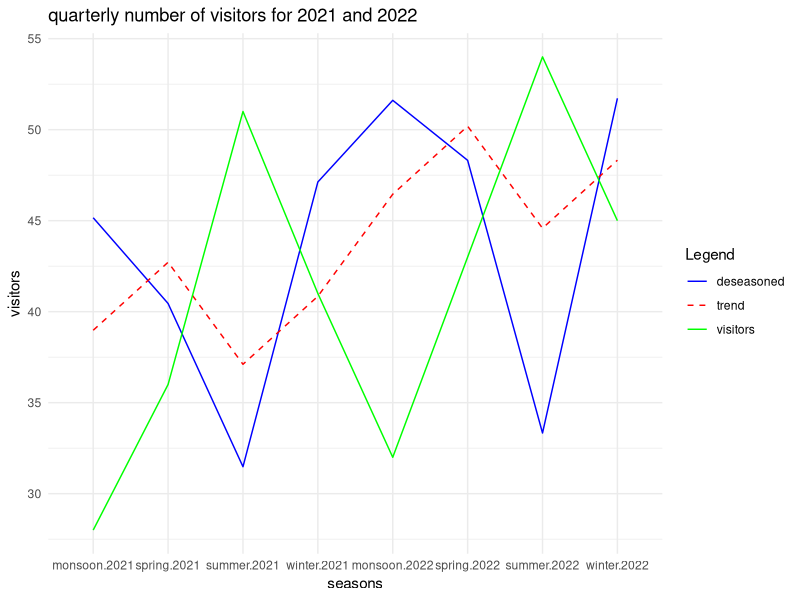
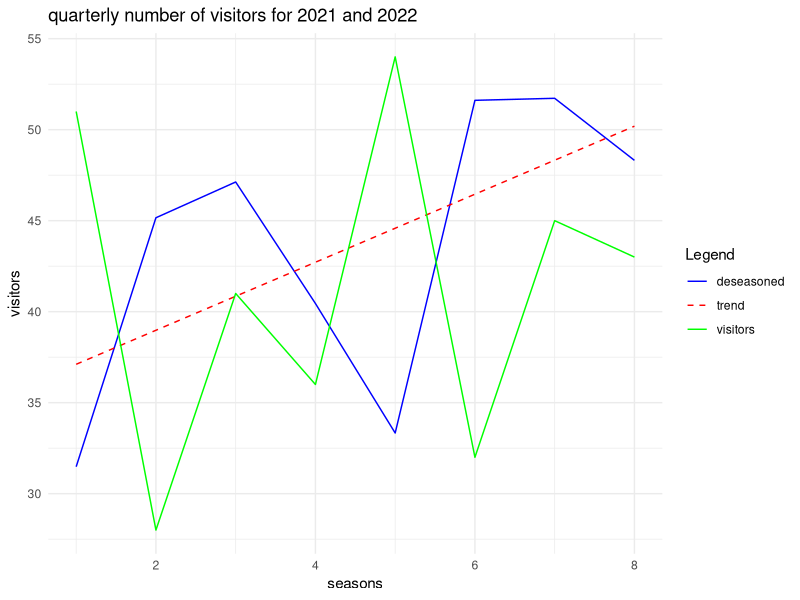
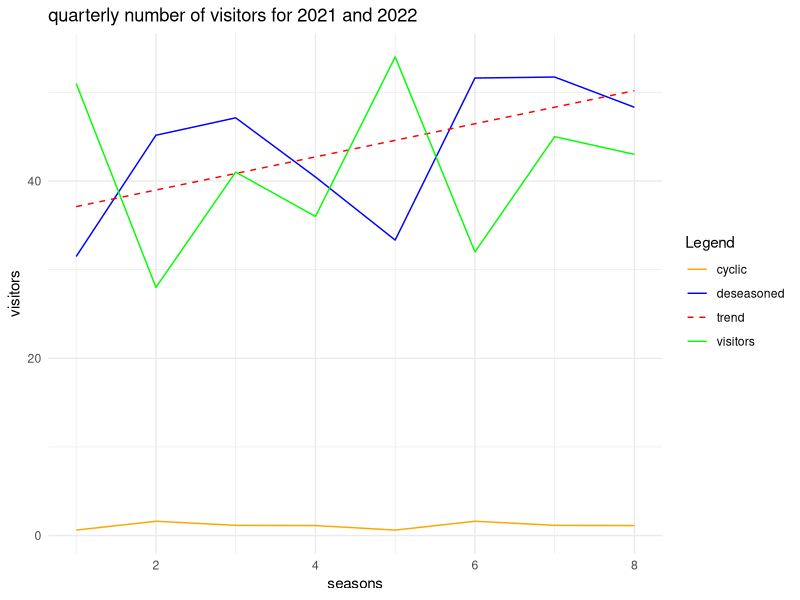

Reproduce these figures in R, in order.
## ---- chunk 1
knitr::opts_chunk$set(echo = TRUE)
## ---- chunk 2
data = data.frame(season = c("summer", "monsoon", "winter", "spring"),
                  visit_2021 = c(51, 28, 41, 36),
                  visit_2022 = c(54, 32, 45, 43),
                  seas_ind = c(162, 62, 87, 89))

library(tidyr)
data_long = pivot_longer(data, cols = c(visit_2021, visit_2022) , values_to = "visitors", names_to = "year")
data_long
## ---- chunk 3
library(dplyr)

data_long = data_long %>%
  mutate(year = sub("visit_", "", year))

data_long
## ---- chunk 4
data_long$desnd_data = data_long$visitors/data_long$seas_ind * 100

data_long
## ---- chunk 5
data_long = data_long %>% arrange(year)

data_long
## ---- chunk 6
data_long$t = seq(1, nrow(data_long))
med_t = median(data_long$t)
data_long$x_t = 2*(data_long$t - med_t)
data_long$des_x_t = data_long$desnd_data * data_long$x_t
data_long
## ---- chunk 7
data_long$x_t_sqrd = data_long$x_t ^ 2
data_long
## ---- chunk 8
n = nrow(data_long)
beta_0 = sum(data_long$desnd_data) / n
beta_1 = sum(data_long$des_x_t) / sum(data_long$x_t_sqrd)
 
cat("beta 0 and beta 1:\n",beta_0, "\t", beta_1 )
## ---- chunk 9
data_long$trend = beta_0 + beta_1 * data_long$x_t

data_long
## ---- chunk 10
data_long$x = rep(seq(1,4), 2)

library(ggplot2)

ggplot(data_long, aes(x = interaction(season, year), group = 1))+
  geom_line(aes(y = desnd_data, color = "deseasoned"))+
  geom_line(aes(y = trend, color = "trend"), linetype = "dashed")+
  geom_line(aes(y = visitors, color = "visitors"))+
  labs(
    title = "quarterly number of visitors for 2021 and 2022",
    y = "visitors",
    x = "seasons"
  )+
  scale_color_manual(name = "Legend", values = c("deseasoned" = "blue", "trend" = "red","visitors" = "green")) +
  theme_minimal()
## ---- chunk 11
ggplot(data_long, aes(x = t, group = 1))+
  geom_line(aes(y = desnd_data, color = "deseasoned"))+
  geom_line(aes(y = trend, color = "trend"), linetype = "dashed")+
  geom_line(aes(y = visitors, color = "visitors"))+
  labs(
    title = "quarterly number of visitors for 2021 and 2022",
    y = "visitors",
    x = "seasons"
  )+
  scale_color_manual(name = "Legend", values = c("deseasoned" = "blue", "trend" = "red","visitors" = "green")) +
  theme_minimal()
## ---- chunk 12
data_long$cyclic = data_long$desnd_data/ data_long$visitors
data_long
## ---- chunk 13
ggplot(data_long, aes(x = t, group = 1))+
  geom_line(aes(y = desnd_data, color = "deseasoned"))+
  geom_line(aes(y = trend, color = "trend"), linetype = "dashed")+
  geom_line(aes(y = visitors, color = "visitors"))+
  geom_line(aes(y = cyclic, color = "cyclic"))+
  labs(
    title = "quarterly number of visitors for 2021 and 2022",
    y = "visitors",
    x = "seasons"
  )+
  scale_color_manual(name = "Legend", values = c("deseasoned" = "blue", "trend" = "red","visitors" = "green", "cyclic" = "orange")) +
  theme_minimal()
